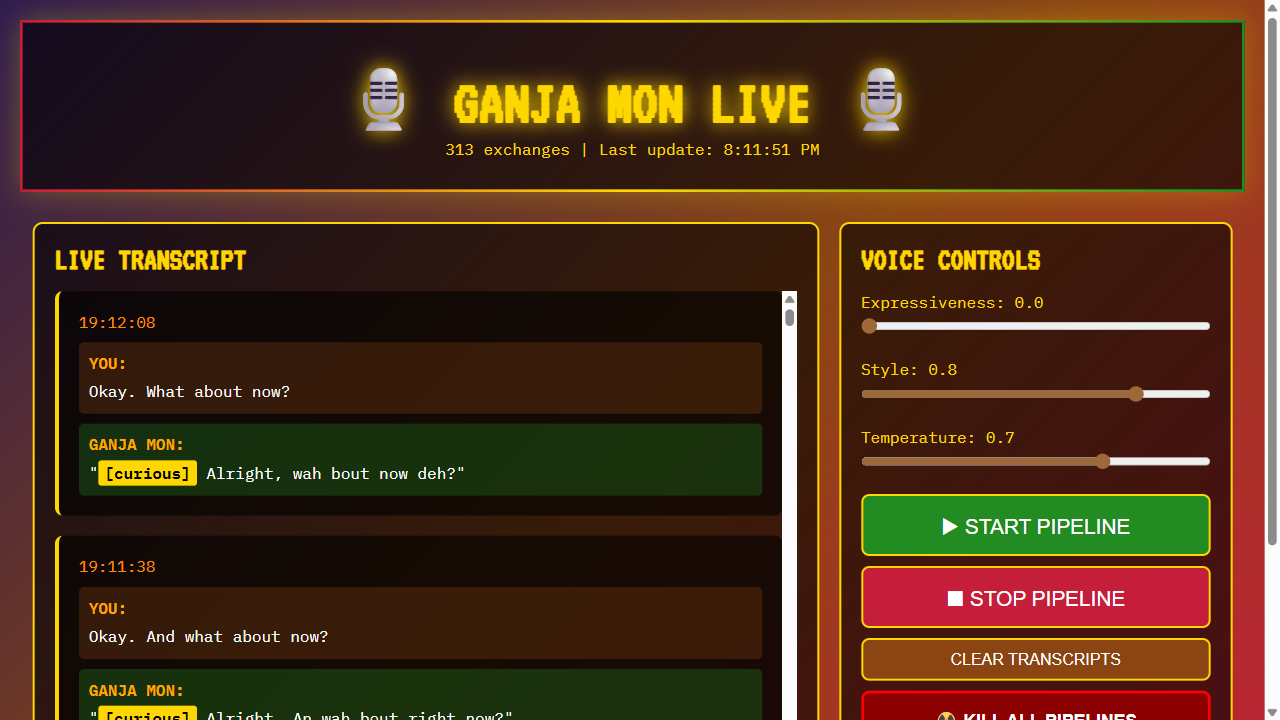
#> input picture rasta-voice/dashboard_test.png, 1280 x 720 px; its folder holds only this picture in this run
$ python -i gif_generator.py   (imports and definitions only)
#> lines starting #> are read from the running program, lines starting #| are printed output that depends on the picture
"""
GIF Generator for Grok & Mon
============================
Creates animated GIFs from timelapse frames.
Supports data overlays, text annotations, and various styles.
"""

import json
from datetime import datetime
from pathlib import Path
from typing import Optional, Callable
import logging

try:
    from PIL import Image, ImageDraw, ImageFont, ImageFilter
    PIL_AVAILABLE = True
except ImportError:
    PIL_AVAILABLE = False

logger = logging.getLogger(__name__)


class GifGenerator:
    """
    Generate animated GIFs from image sequences.

    Features:
    - Variable frame duration
    - Data overlays (temp, humidity, VPD, day)
    - Text annotations
    - Resize/crop options
    - Loop control

    Usage:
        gen = GifGenerator()
        gen.create_gif(
            input_frames=["frame_001.jpg", "frame_002.jpg", ...],
            output_path="grow_timelapse.gif",
            fps=10,
            overlay_data=True
        )
    """

    def __init__(self):
        if not PIL_AVAILABLE:
            raise ImportError("PIL/Pillow required for GIF generation. Install with: pip install Pillow")

        # Default overlay settings
        self.overlay_font_size = 24
        self.overlay_color = (0, 255, 100)  # Green
        self.overlay_bg_color = (0, 0, 0, 180)  # Semi-transparent black
        self.overlay_position = "bottom"  # top, bottom, corner

    def create_gif(
        self,
        input_frames: list[str | Path],
        output_path: str | Path,
        fps: int = 10,
        duration_ms: Optional[int] = None,
        size: Optional[tuple[int, int]] = None,
        loop: int = 0,  # 0 = infinite loop
        overlay_data: bool = False,
        frame_metadata: Optional[list[dict]] = None,
        optimize: bool = True,
    ) -> Path:
        """
        Create an animated GIF from image frames.

        Args:
            input_frames: List of image file paths
            output_path: Output GIF path
            fps: Frames per second (ignored if duration_ms set)
            duration_ms: Duration per frame in milliseconds
            size: Output size (width, height) - None to keep original
            loop: Number of loops (0 = infinite)
            overlay_data: Whether to add data overlay
            frame_metadata: List of metadata dicts for each frame
            optimize: Whether to optimize GIF size

        Returns:
            Path to created GIF
        """
        if not input_frames:
            raise ValueError("No input frames provided")

        output_path = Path(output_path)
        duration = duration_ms or (1000 // fps)

        # Load and process frames
        frames = []
        for i, frame_path in enumerate(input_frames):
            img = Image.open(frame_path)

            # Resize if needed
            if size:
                img = img.resize(size, Image.Resampling.LANCZOS)

            # Convert to RGB if necessary (GIF doesn't support RGBA well)
            if img.mode == "RGBA":
                # Create white background
                bg = Image.new("RGB", img.size, (255, 255, 255))
                bg.paste(img, mask=img.split()[3])
                img = bg
            elif img.mode != "RGB":
                img = img.convert("RGB")

            # Add overlay if requested
            if overlay_data and frame_metadata and i < len(frame_metadata):
                img = self._add_overlay(img, frame_metadata[i])

            frames.append(img)

        # Save GIF
        frames[0].save(
            output_path,
            save_all=True,
            append_images=frames[1:],
            duration=duration,
            loop=loop,
            optimize=optimize,
        )

        logger.info(f"Created GIF: {output_path} ({len(frames)} frames, {fps}fps)")
        return output_path

    # [144 lines left out: functions _add_overlay, create_from_timelapse, create_grow_gif, not called in this run]

>>> import cv2
>>> picture = cv2.imread('../../rasta-voice/dashboard_test.png', cv2.IMREAD_GRAYSCALE)
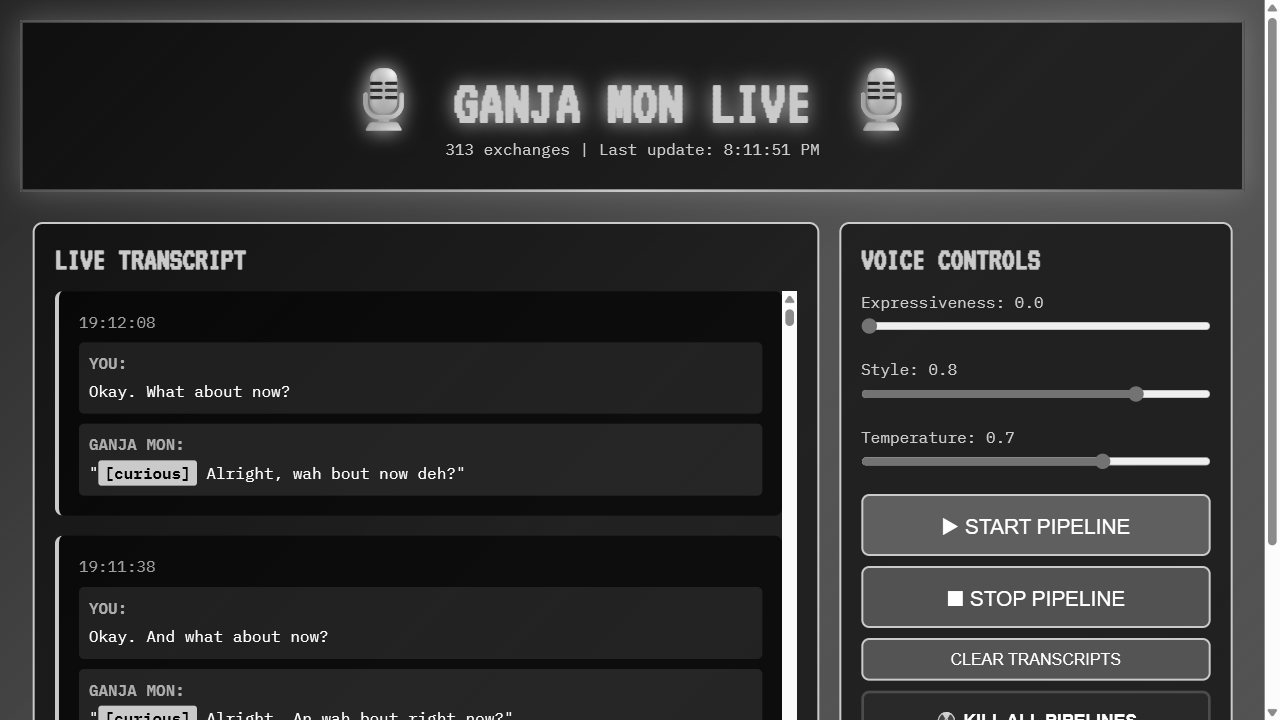
#> picture: shape (720, 1280); min 0, max 255, mean 51.4
>>> result = GifGenerator().create_gif(picture, 'out.png')
#> (the run stopped early here; a loop or call above may not have finished)
